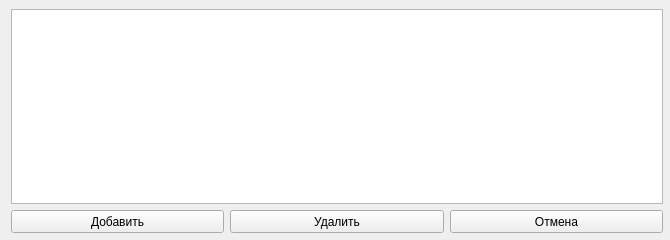
<?xml version="1.0" encoding="UTF-8"?>
<ui version="4.0">
 <class>AddtoDBaseElem</class>
 <widget class="QWidget" name="AddtoDBaseElem">
  <property name="geometry">
   <rect>
    <x>0</x>
    <y>0</y>
    <width>670</width>
    <height>240</height>
   </rect>
  </property>
  <property name="sizePolicy">
   <sizepolicy hsizetype="Expanding" vsizetype="Preferred">
    <horstretch>0</horstretch>
    <verstretch>0</verstretch>
   </sizepolicy>
  </property>
  <property name="minimumSize">
   <size>
    <width>670</width>
    <height>0</height>
   </size>
  </property>
  <property name="maximumSize">
   <size>
    <width>670</width>
    <height>16777215</height>
   </size>
  </property>
  <property name="windowTitle">
   <string>Form</string>
  </property>
  <widget class="QTableView" name="tV_Elem">
   <property name="geometry">
    <rect>
     <x>11</x>
     <y>9</y>
     <width>652</width>
     <height>195</height>
    </rect>
   </property>
   <attribute name="verticalHeaderShowSortIndicator" stdset="0">
    <bool>false</bool>
   </attribute>
  </widget>
  <widget class="QPushButton" name="pBtn_ADD_DB_Elem">
   <property name="geometry">
    <rect>
     <x>11</x>
     <y>210</y>
     <width>213</width>
     <height>23</height>
    </rect>
   </property>
   <property name="text">
    <string>Добавить</string>
   </property>
  </widget>
  <widget class="QPushButton" name="pBtn_Delete">
   <property name="geometry">
    <rect>
     <x>230</x>
     <y>210</y>
     <width>214</width>
     <height>23</height>
    </rect>
   </property>
   <property name="text">
    <string>Удалить</string>
   </property>
  </widget>
  <widget class="QPushButton" name="pBtn_Cancel">
   <property name="geometry">
    <rect>
     <x>450</x>
     <y>210</y>
     <width>213</width>
     <height>23</height>
    </rect>
   </property>
   <property name="text">
    <string>Отмена</string>
   </property>
  </widget>
 </widget>
 <resources/>
 <connections/>
</ui>
